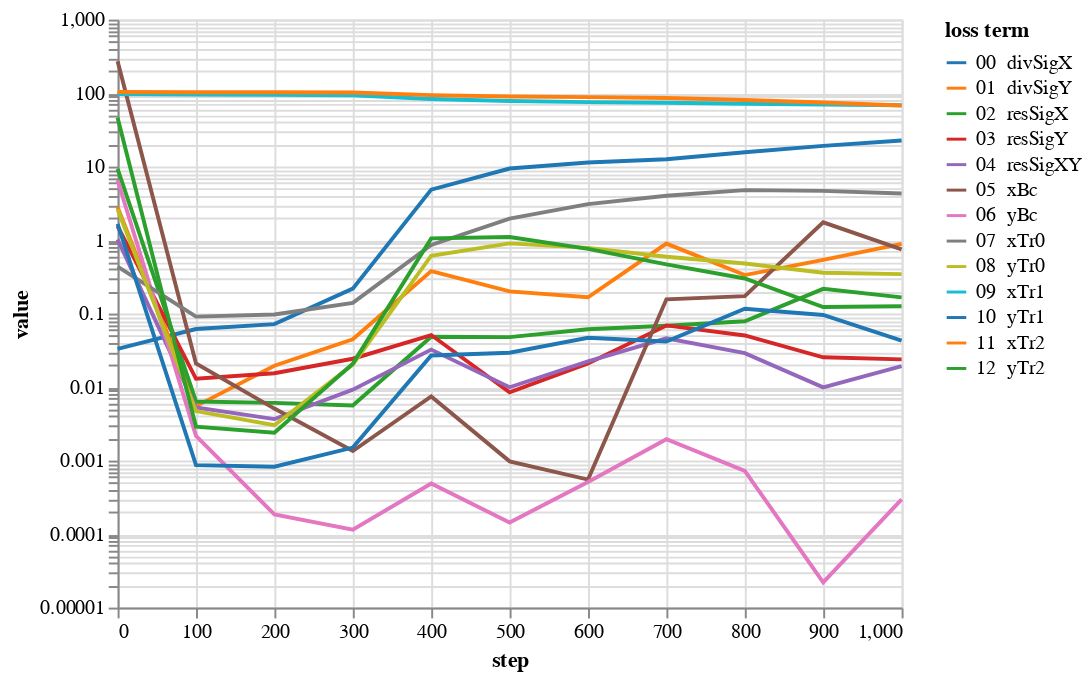

Notebook cell for this chart:
### Code cell
bcNames = ['xBc','yBc','xTr0','yTr0','xTr1','yTr1','xTr2','yTr2']
# lines = alt.Chart(pd.DataFrame({'step':[1000,3000,4000]})).mark_rule(color='gray').encode(x='step:Q')
lossPlot(losshistory, bcNames, dropFirstStep=True)

### Figure 1 — Vega-Lite specification as saved in the notebook (floating-point values rounded to 4 significant figures)
{"config": {"view": {"continuousWidth": 400, "continuousHeight": 300}}, "data": {"name": "data-3aff16a3261c138cdfa57f8a9606da1d"}, "mark": "line", "encoding": {"color": {"type": "nominal", "field": "loss term", "scale": {"scheme": "category10"}, "sort": ["00  divSigX", "01  divSigY", "02  resSigX", "03  resSigY", "04  resSigXY", "05  xBc", "06  yBc", "07  xTr0", "08  yTr0", "09  xTr1", "10  yTr1", "11  xTr2", "12  yTr2"]}, "tooltip": [{"type": "nominal", "field": "loss term"}, {"type": "quantitative", "field": "value"}, {"type": "quantitative", "field": "step"}], "x": {"type": "quantitative", "field": "step"}, "y": {"type": "quantitative", "field": "value", "scale": {"type": "log"}}}, "transform": [{"fold": ["00  divSigX", "01  divSigY", "02  resSigX", "03  resSigY", "04  resSigXY", "05  xBc", "06  yBc", "07  xTr0", "08  yTr0", "09  xTr1", "10  yTr1", "11  xTr2", "12  yTr2"], "as": ["loss term", "value"]}], "$schema": "https://vega.github.io/schema/vega-lite/v4.8.1.json", "datasets": {"data-3aff16a3261c138cdfa57f8a9606da1d": [{"00  divSigX": 0.03305, "01  divSigY": 2.807, "02  resSigX": 9.311, "03  resSigY": 1.546, "04  resSigXY": 1.022, "05  xBc": 270.3, "06  yBc": 6.512, "07  xTr0": 0.4365, "08  yTr0": 2.606, "09  xTr1": 97.24, "10  yTr1": 1.659, "11  xTr2": 103.7, "12  yTr2": 46.07, "step": 0}, {"00  divSigX": 0.06175, "01  divSigY": 0.00551, "02  resSigX": 0.006379, "03  resSigY": 0.01296, "04  resSigXY": 0.005302, "05  xBc": 0.02101, "06  yBc": 0.002166, "07  xTr0": 0.09092, "08  yTr0": 0.004717, "09  xTr1": 95.44, "10  yTr1": 0.000868, "11  xTr2": 102.9, "12  yTr2": 0.002887, "step": 100}, {"00  divSigX": 0.07185, "01  divSigY": 0.01955, "02  resSigX": 0.006103, "03  resSigY": 0.01546, "04  resSigXY": 0.003672, "05  xBc": 0.005103, "06  yBc": 0.0001856, "07  xTr0": 0.09715, "08  yTr0": 0.003032, "09  xTr1": 94.91, "10  yTr1": 0.000826, "11  xTr2": 102.7, "12  yTr2": 0.002401, "step": 200}, {"00  divSigX": 0.2187, "01  divSigY": 0.04465, "02  resSigX": 0.00563, "03  resSigY": 0.02431, "04  resSigXY": 0.009235, "05  xBc": 0.001348, "06  yBc": 0.000115, "07  xTr0": 0.1396, "08  yTr0": 0.02022, "09  xTr1": 93.2, "10  yTr1": 0.001503, "11  xTr2": 101.6, "12  yTr2": 0.02088, "step": 300}, {"00  divSigX": 4.857, "01  divSigY": 0.3791, "02  resSigX": 0.04834, "03  resSigY": 0.05109, "04  resSigXY": 0.03239, "05  xBc": 0.007467, "06  yBc": 0.000488, "07  xTr0": 0.8607, "08  yTr0": 0.6129, "09  xTr1": 83.34, "10  yTr1": 0.02698, "11  xTr2": 93.92, "12  yTr2": 1.057, "step": 400}, {"00  divSigX": 9.417, "01  divSigY": 0.2006, "02  resSigX": 0.04789, "03  resSigY": 0.008514, "04  resSigXY": 0.009957, "05  xBc": 0.000977, "06  yBc": 0.0001436, "07  xTr0": 1.961, "08  yTr0": 0.9028, "09  xTr1": 77.94, "10  yTr1": 0.02938, "11  xTr2": 90.09, "12  yTr2": 1.103, "step": 500}, {"00  divSigX": 11.35, "01  divSigY": 0.1666, "02  resSigX": 0.06132, "03  resSigY": 0.02099, "04  resSigXY": 0.02246, "05  xBc": 0.000552, "06  yBc": 0.0005116, "07  xTr0": 3.083, "08  yTr0": 0.7839, "09  xTr1": 75.38, "10  yTr1": 0.04698, "11  xTr2": 88.14, "12  yTr2": 0.76, "step": 600}, {"00  divSigX": 12.58, "01  divSigY": 0.8968, "02  resSigX": 0.06847, "03  resSigY": 0.06905, "04  resSigXY": 0.04602, "05  xBc": 0.1565, "06  yBc": 0.001953, "07  xTr0": 4.01, "08  yTr0": 0.5939, "09  xTr1": 73.93, "10  yTr1": 0.0417, "11  xTr2": 85.73, "12  yTr2": 0.4666, "step": 700}, {"00  divSigX": 15.7, "01  divSigY": 0.3344, "02  resSigX": 0.07878, "03  resSigY": 0.0504, "04  resSigXY": 0.029, "05  xBc": 0.1725, "06  yBc": 0.0007242, "07  xTr0": 4.781, "08  yTr0": 0.4804, "09  xTr1": 71.61, "10  yTr1": 0.1166, "11  xTr2": 80.41, "12  yTr2": 0.3002, "step": 800}, {"00  divSigX": 19.15, "01  divSigY": 0.5391, "02  resSigX": 0.2172, "03  resSigY": 0.02545, "04  resSigXY": 0.009914, "05  xBc": 1.746, "06  yBc": 2.204e-05, "07  xTr0": 4.678, "08  yTr0": 0.3605, "09  xTr1": 70.07, "10  yTr1": 0.09589, "11  xTr2": 74.67, "12  yTr2": 0.123, "step": 900}, {"00  divSigX": 22.62, "01  divSigY": 0.8893, "02  resSigX": 0.1662, "03  resSigY": 0.02382, "04  resSigXY": 0.01923, "05  xBc": 0.7466, "06  yBc": 0.0002963, "07  xTr0": 4.305, "08  yTr0": 0.3448, "09  xTr1": 68.33, "10  yTr1": 0.04298, "11  xTr2": 67.92, "12  yTr2": 0.1256, "step": 1000}]}}
